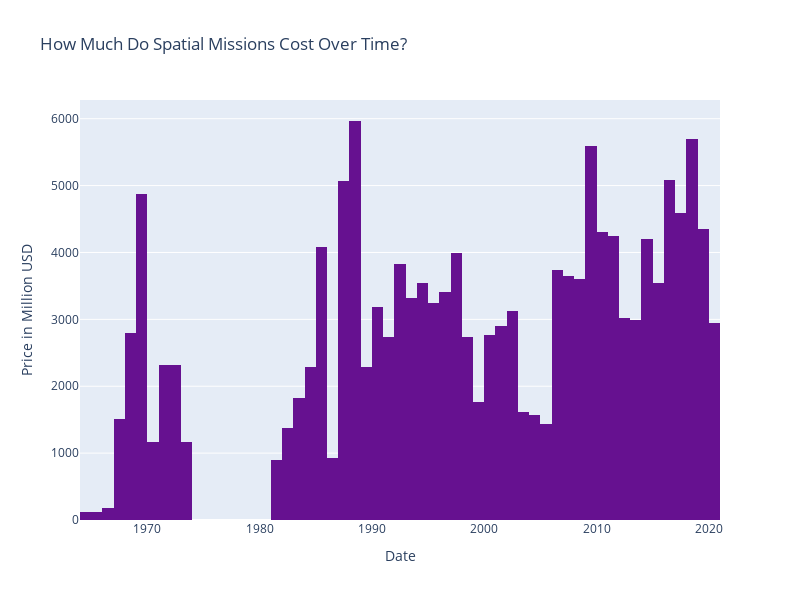

Here is the notebook cell this chart was saved with:
### Markdown cell above
### Special Exploration Expenses Over The Years

### Code cell
fig = px.histogram(data,
                 x="Date",
                 y="Price",
                 hover_data=data.columns,
                 title="How Much Do Spatial Missions Cost Over Time?",
                 color_discrete_sequence=['#661190'],
                 width=800,
                 height=600,
                 nbins=75
)

fig.update_layout(xaxis_title="Date", yaxis_title="Price in Million USD").show()

### Figure 1 — Plotly figure (JSON) as saved in the notebook; plotly's stock layout.template omitted (floating-point values rounded to 4 significant figures; data arrays with more than 128 entries replaced by an {"elided": "..."} marker saying what was removed)
{"data": [{"alignmentgroup": "True", "bingroup": "x", "histfunc": "sum", "hovertemplate": "Date=%{x}<br>sum of Price=%{y}<extra></extra>", "legendgroup": "", "marker": {"color": "#661190", "pattern": {"shape": ""}}, "name": "", "nbinsx": 75, "offsetgroup": "", "orientation": "v", "showlegend": false, "type": "histogram", "x": {"elided": "4323 str values"}, "xaxis": "x", "y": {"elided": "4323 float values"}, "yaxis": "y"}], "layout": {"barmode": "relative", "height": 600, "legend": {"tracegroupgap": 0}, "title": {"text": "How Much Do Spatial Missions Cost Over Time?"}, "width": 800, "xaxis": {"anchor": "y", "autorange": true, "domain": [0, 1], "range": ["1964-01-01 12:00", "2020-12-31 12:00"], "title": {"text": "Date"}, "type": "date"}, "yaxis": {"anchor": "x", "autorange": true, "domain": [0, 1], "range": [0, 6280.0], "title": {"text": "Price in Million USD"}, "type": "linear"}}}
